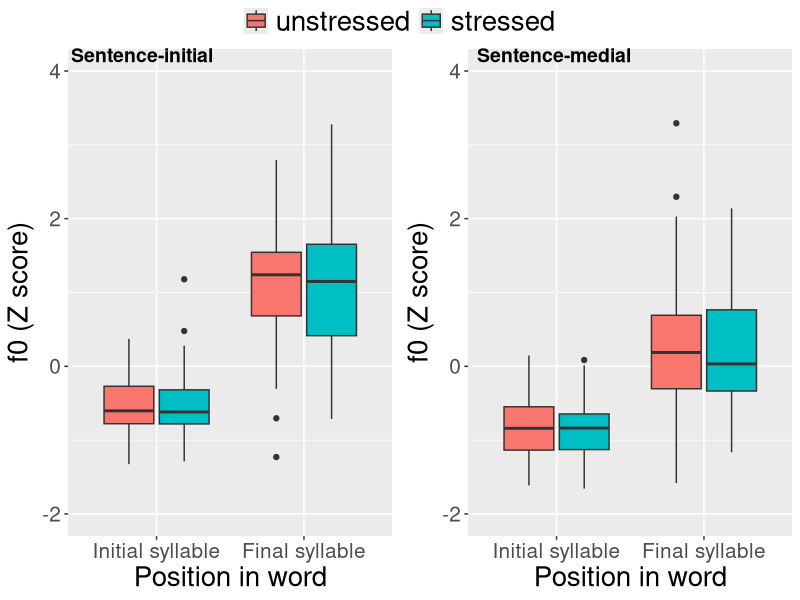
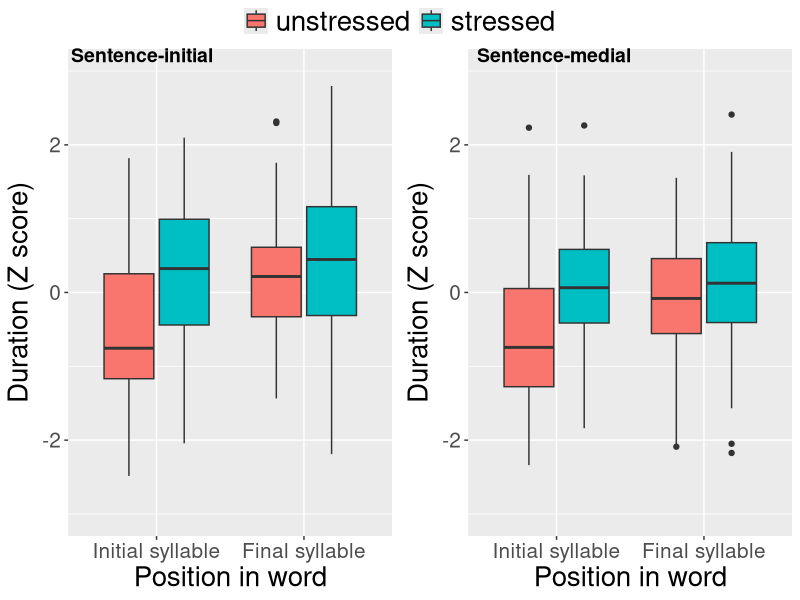
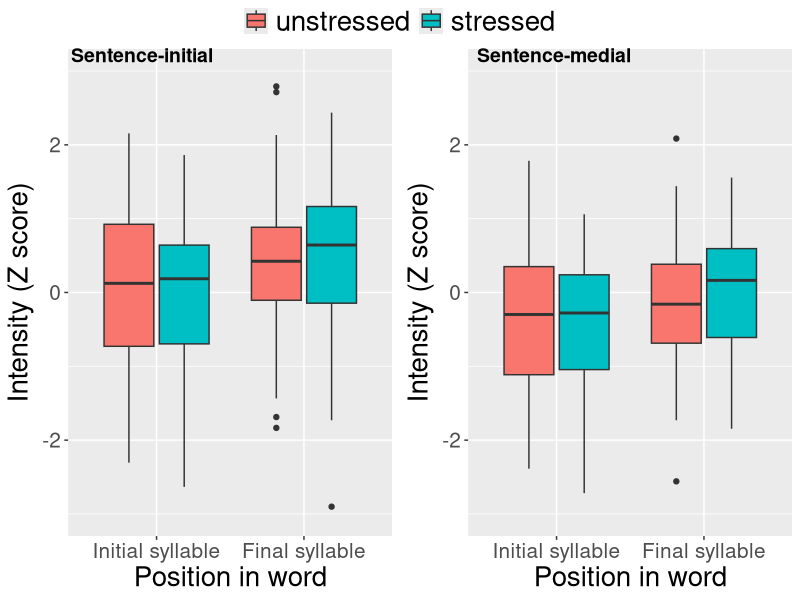
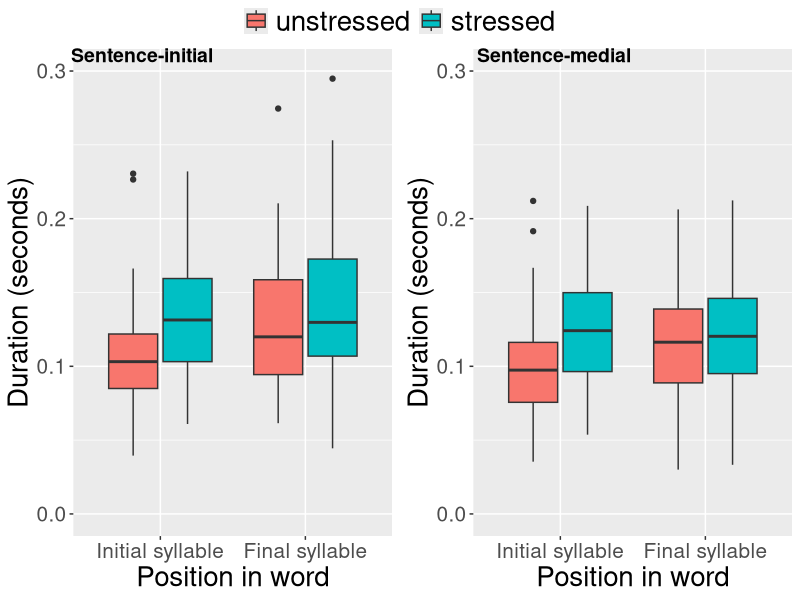
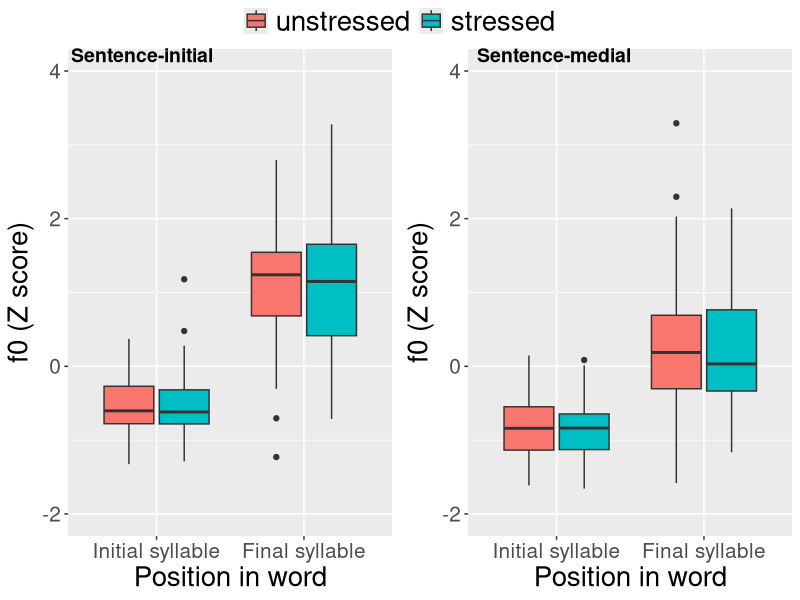
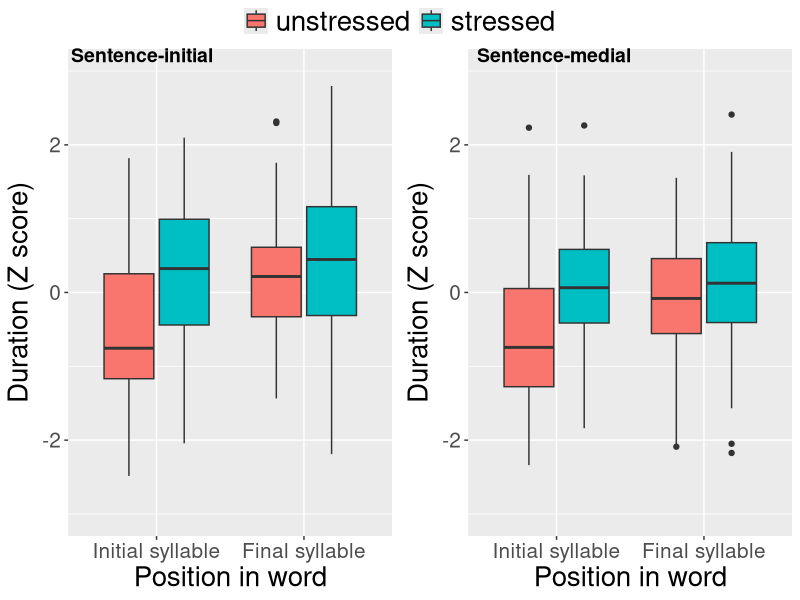
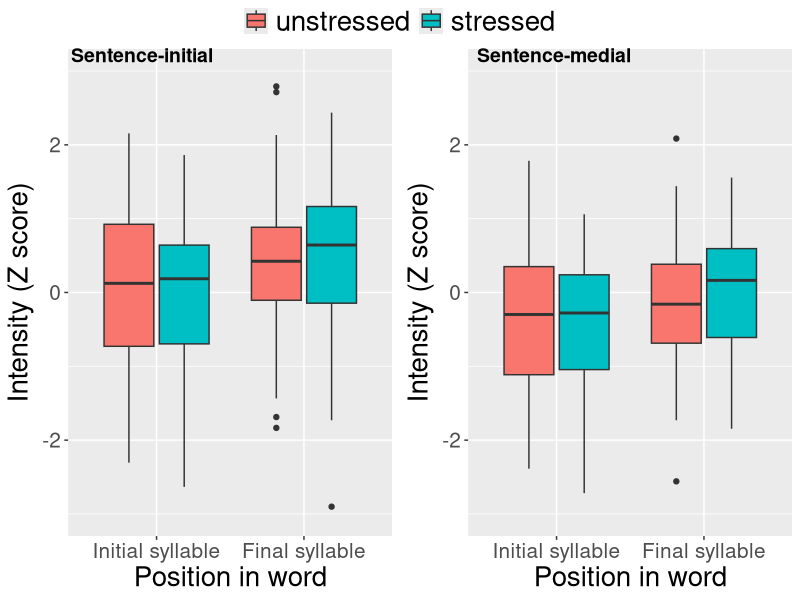
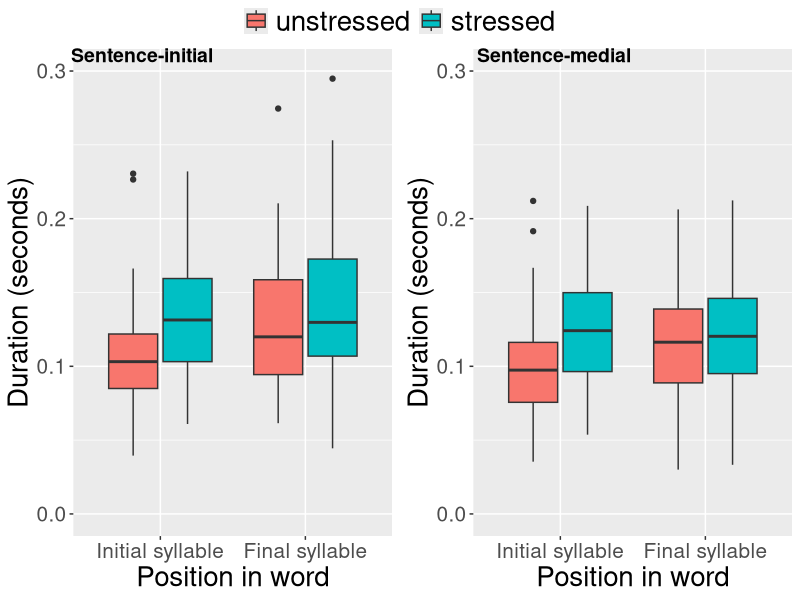

Source code (R) for these figures, in order:
library(tidyverse)
library(lme4)
library(lmerTest)
library(ggpubr)

# This is the code used in the stress study presented in Section 6.3.

data <- read.csv("../data/stress_data_final.csv")
# Make Subject a factor and change ordering of Stressed factor
data <- data %>% 
  mutate(Subject = as_factor(Subject),
         Stressed = fct_relevel(Stressed, "unstressed", "stressed"))

# Run statistical models
m_duration <- lmer(Duration ~ Stressed + Word.position * Sentence.position + (1|Word) + (1|Subject), data=data)
summary(m_duration)

m_intensity <- lmer(Intensity ~ Stressed + Word.position * Sentence.position + (1|Word) + (1|Subject), data=data)
summary(m_intensity)

m_pitch <- lmer(Pitch ~ Stressed + Word.position * Sentence.position + (1|Word) + (1|Subject), data=data)
summary(m_pitch)

# Create plots

initial <- data[data$Sentence.position == "initial",]
medial <- data[data$Sentence.position == "medial",]

axis_text <- 15
axis_title <- 20
legend_title <- 20

p1 <- ggplot(initial, aes(x=Word.position, y=Pitch_z, fill=Stressed)) +
  ylim(-2, 4) +
  geom_boxplot() +
  labs(x = "Position in word", y = "f0 (Z score)") +
  theme(legend.title = element_blank(),
        axis.text = element_text(size=axis_text),
        axis.title = element_text(size=axis_title),
        legend.text = element_text(size=legend_title)) +
  scale_x_discrete(labels=c("first" = "Initial syllable", 
                            "second" = "Final syllable"))

p2 <- ggplot(medial, aes(x=Word.position, y=Pitch_z, fill=Stressed)) +
  geom_boxplot() +
  ylim(-2, 4) +
  labs(x="Position in word", y="f0 (Z score)") +
  theme(legend.title = element_blank(),
        axis.text = element_text(size=axis_text),
        axis.title = element_text(size=axis_title),
        legend.text = element_text(size=legend_title)) +
  scale_x_discrete(labels=c("first" = "Initial syllable", 
                            "second" = "Final syllable"))

ggarrange(p1, p2,
          labels = c("Sentence-initial", "Sentence-medial"),
          ncol = 2, nrow = 1,
          common.legend = TRUE)
ggsave("fig6-5.pdf")

# Duration plots
p3 <- ggplot(initial, aes(x=Word.position, y=Duration_z, fill=Stressed)) +
  geom_boxplot() +
  ylim(-3, 3) +
  labs(x="Position in word", y="Duration (Z score)") +
  theme(legend.title = element_blank(),
        axis.text = element_text(size=axis_text),
        axis.title = element_text(size=axis_title),
        legend.text = element_text(size=legend_title)) +
  scale_x_discrete(labels=c("first" = "Initial syllable", 
                            "second" = "Final syllable"))

p4 <- ggplot(medial, aes(x=Word.position, y=Duration_z, fill=Stressed)) +
  geom_boxplot() +
  ylim(-3, 3) +
  labs(x="Position in word", y="Duration (Z score)") +
  theme(legend.title = element_blank(),
        axis.text = element_text(size=axis_text),
        axis.title = element_text(size=axis_title),
        legend.text = element_text(size=legend_title)) +
  scale_x_discrete(labels=c("first" = "Initial syllable", 
                            "second" = "Final syllable"))

ggarrange(p3, p4,
          labels = c("Sentence-initial", "Sentence-medial"),
          ncol = 2, nrow = 1,
          common.legend = TRUE)
ggsave("fig6-3.pdf")

# Intensity plots
p5 <- ggplot(initial, aes(x=Word.position, y=Intensity_z, fill=Stressed)) +
  geom_boxplot() +
  ylim(-3, 3) +
  labs(x="Position in word", y="Intensity (Z score)") +
  theme(legend.title = element_blank(),
        axis.text = element_text(size=axis_text),
        axis.title = element_text(size=axis_title),
        legend.text = element_text(size=legend_title)) +
  scale_x_discrete(labels=c("first" = "Initial syllable", 
                            "second" = "Final syllable"))

p6 <- ggplot(medial, aes(x=Word.position, y=Intensity_z, fill=Stressed)) +
  geom_boxplot() +
  ylim(-3, 3) +
  labs(x="Position in word", y="Intensity (Z score)") +
  theme(legend.title = element_blank(),
        axis.text = element_text(size=axis_text),
        axis.title = element_text(size=axis_title),
        legend.text = element_text(size=legend_title)) +
  scale_x_discrete(labels=c("first" = "Initial syllable", 
                            "second" = "Final syllable"))

ggarrange(p5, p6,
          labels = c("Sentence-initial", "Sentence-medial"),
          ncol = 2, nrow = 1,
          common.legend = TRUE)
ggsave("fig6-4.pdf")

# Duration in seconds
p7 <- ggplot(initial, aes(x=Word.position, y=Duration, fill=Stressed)) +
  geom_boxplot() +
  ylim(0, 0.3) +
  labs(x="Position in word", y="Duration (seconds)") +
  theme(legend.title = element_blank(),
        axis.text = element_text(size=axis_text),
        axis.title = element_text(size=axis_title),
        legend.text = element_text(size=legend_title)) +
  scale_x_discrete(labels=c("first" = "Initial syllable", 
                            "second" = "Final syllable"))

p8 <- ggplot(medial, aes(x=Word.position, y=Duration, fill=Stressed)) +
  geom_boxplot() +
  ylim(0, 0.3) +
  labs(x="Position in word", y="Duration (seconds)") +
  theme(legend.title = element_blank(),
        axis.text = element_text(size=axis_text),
        axis.title = element_text(size=axis_title),
        legend.text = element_text(size=legend_title)) +
  scale_x_discrete(labels=c("first" = "Initial syllable", 
                            "second" = "Final syllable"))

ggarrange(p7, p8,
          labels = c("Sentence-initial", "Sentence-medial"),
          ncol = 2, nrow = 1,
          common.legend = TRUE)
ggsave("duration_seconds.pdf")
